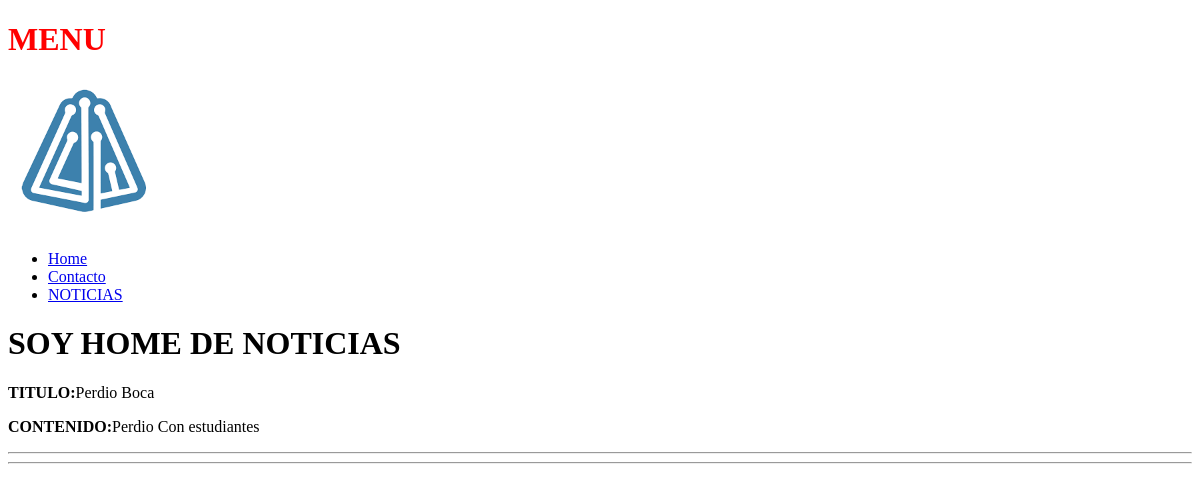
The page /noticias/ on the database as committed earlier.
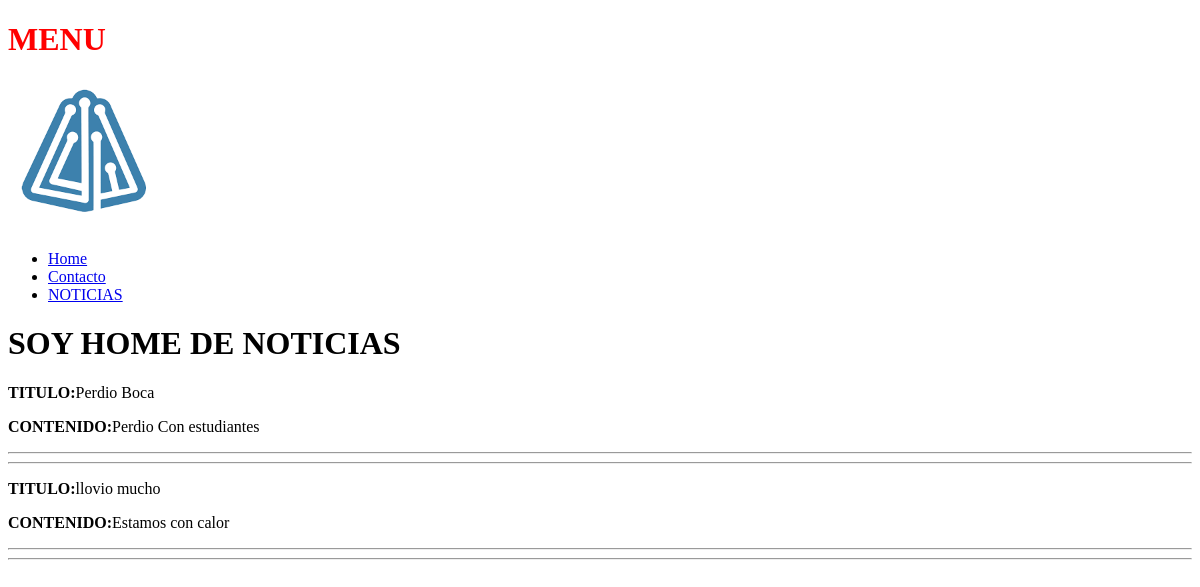
The same page on the database as committed later.
### apps/noticias/models.py (models this page shows, shortened)
class Noticia(models.Model):
	creado = models.DateTimeField(
		'creado',
		auto_now_add=True
	)
	modificado = models.DateTimeField(
		'modificado',
		auto_now=True
	)
	titulo = models.CharField(max_length = 250)
	contenido = models.TextField()

### apps/noticias/views.py (the view)
# urls.py: path('', views.Home_Noticias_clase.as_view(), name="h_noticias"),
class Home_Noticias_clase(ListView):
	model = Noticia
	template_name = 'noticias/home_noticias.html'
	context_object_name = 'noticias'

### templates/noticias/home_noticias.html (shortened to what this page needs)
{% extends 'base.html' %}
{% block contenido %}
	<h1>SOY HOME DE NOTICIAS</h1>
	{% for n in noticias %}
		<div>
			<p><strong>TITULO:</strong>{{n.titulo}}</p>
			<p><strong>CONTENIDO:</strong>{{n.contenido}}</p>
		</div><hr><hr>
	{% endfor %}
{% endblock contenido %}

### templates/base.html (shortened to what this page needs)
{% load static %}
<!DOCTYPE html>
<html>
<head>
	<link rel="stylesheet" type="text/css" href="{% static 'css/main.css' %}">
</head>
<body>
	<h1 class="titulo">MENU</h1>
	<img src="{% static 'img/logo.png' %}" width="150px">
	<ul>
		<li><a href="{% url 'inicio' %}">Home</a></li>
		<li><a href="{% url 'contacto' %}">Contacto</a>
		</li>
		<li><a href="{% url 'noticias:h_noticias' %}">NOTICIAS</a></li>
	</ul>
	{% block contenido %}
	{% endblock contenido %}
</body>
</html>

### static/css/main.css (style rules this page uses)
.titulo { color:red; }

Rows that differ between the two databases and show on the page:
added Noticia: titulo "llovio mucho", contenido "Estamos con calor"
